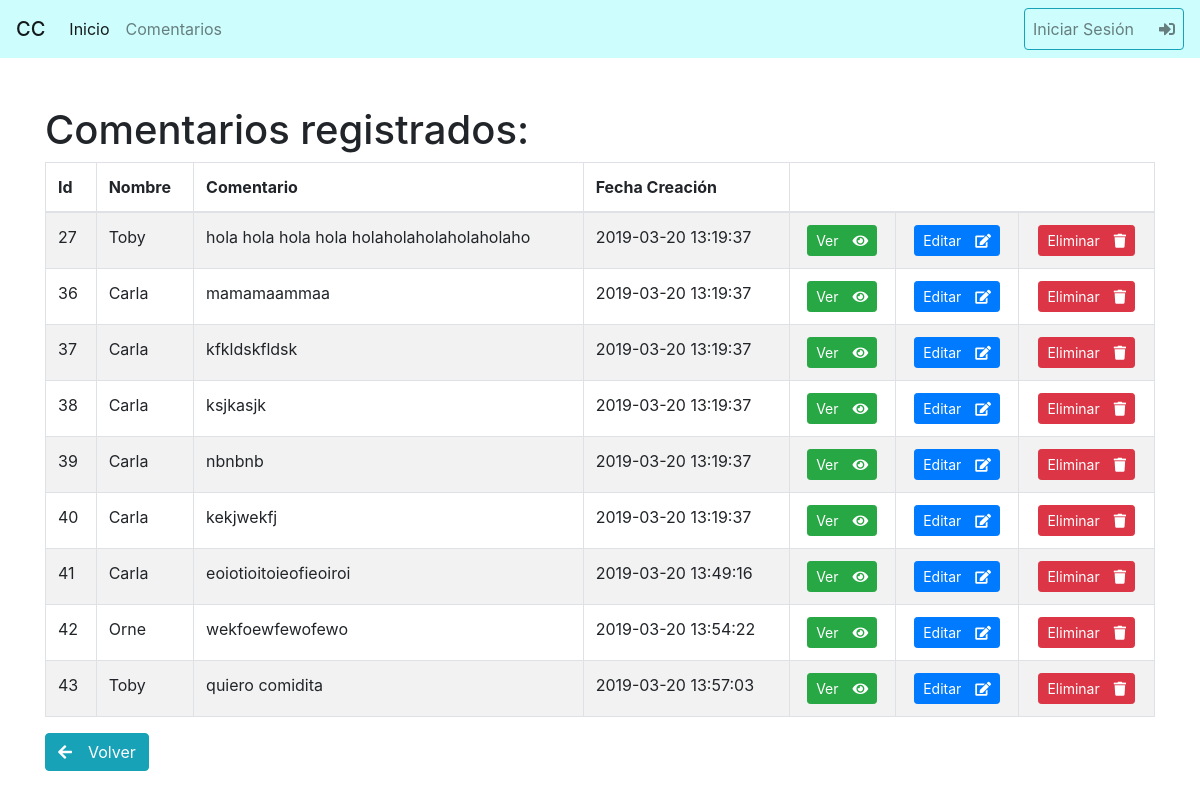
Page /listado_comentarios.php on the committed database.
### tables this page shows
CREATE TABLE `comentarios` (
  `id` int(11) NOT NULL,
  `nombre` varchar(255) NOT NULL,
  `apellido` varchar(255) NOT NULL,
  `email` varchar(255) NOT NULL,
  `comentario` text NOT NULL,
  `fecha_creacion` timestamp NOT NULL DEFAULT CURRENT_TIMESTAMP
);

### listado_comentarios.php (the view, shortened to what this page needs)
<?php
require 'plantillas/cabecera.php';
$con = conectar();
$consulta = $con->query("SELECT id,nombre,comentario,fecha_creacion FROM comentarios ");
$comentarios = $consulta->fetchAll(PDO::FETCH_ASSOC);
?>
    <h1 class="mt-5">Comentarios registrados:</h1>
    <table class="table table-striped table-bordered " cellspacing="10">
        <thead>
        <tr>
            <th>Id</th>
            <th>Nombre</th>
            <th>Comentario</th>
            <th>Fecha Creación</th>
            <th colspan="3"></th>
        </tr>
        </thead>
        <tbody>
        <?php foreach ($comentarios as $comentario): ?>
            <tr>
                <td><?= $comentario['id'] ?></td>
                <td><?= $comentario['nombre'] ?></td>
                <td><?= $comentario['comentario'] ?></td>
                <td><?= $comentario['fecha_creacion'] ?></td>
                <td class="text-center">
                    <form action="<?= ROOT ?>/ver_comentario.php?id=<?= $comentario['id'] ?>" method="post">
                        <button type="submit" class="btn btn-success btn-sm">Ver&emsp;<span class="fa fa-eye"></span>
                        </button>
                    </form>
                </td>
                <td class="text-center">
                    <form action="<?= ROOT ?>/editar_comentario.php?id=<?= $comentario['id'] ?>" method="post">
                        <button type="submit" class="btn btn-primary btn-sm">Editar&emsp;<span
                                    class="fa fa-edit"></span></button>
                    </form>
                </td>
                <td class="text-center">
                    <form action="<?= ROOT ?>/eliminar_comentario.php?id=<?= $comentario['id'] ?>" method="post">
                        <button type="submit" class="btn btn-danger btn-sm">Eliminar&emsp;<span
                                    class="fa fa-trash"></span></button>
                    </form>
                </td>
            </tr>
        <?php endforeach ?>
        </tbody>
    </table>
    <a href="<?= ROOT ?>" class="btn btn-info"><span class="fa fa-arrow-left"></span>&emsp;Volver</a>
<?php require 'plantillas/footer.php'; ?>

### plantillas/cabecera.php (shortened to what this page needs)
<!doctype html>
<html lang="es">
<head>
    <link rel="stylesheet" href="https://stackpath.bootstrapcdn.com/bootstrap/4.3.1/css/bootstrap.min.css"
>
    <link rel="stylesheet" href="https://use.fontawesome.com/releases/v5.7.2/css/all.css"
>
</head>
<body>
<header>
    <nav class="navbar navbar-expand-lg navbar-light" style="background-color: #CEFDFD;">
        <span class="navbar-brand mb-0 h1">CC</span>
        <div class="collapse navbar-collapse" id="navbarNav">
            <ul class="navbar-nav ">
                <li class="nav-item active">
                    <a class="nav-link" href="<?= ROOT ?>/index.php">Inicio<span class="sr-only">(current)</span></a>
                </li>
                <li class="nav-item">
                    <a class="nav-link" href="<?= ROOT ?>/listado_comentarios.php">Comentarios</a>
            </ul>
            <ul class="navbar-nav ml-auto">
                    <?php if ($_SESSION['usuario']): ?>
                        <a href="#" class="text-info text-uppercase">
                            <strong><?= $_SESSION['usuario']['apellido'] ?>, <?= $_SESSION['usuario']['nombre'] ?></strong></a>&emsp;
                        <a href="<?= ROOT ?>/cerrar_sesion.php">
                            <button type="button" class="nav-link btn btn-outline-info my-2 my-sm-0" data-toggle="modal"
                                    data-target="#exampleModal" data-whatever="email@...">
                                Salir &emsp;<i class="fas fa-sign-out-alt"></i>
                            </button>
                        </a>
                    <?php else: ?>
                <button type="button" class="nav-link btn btn-outline-info" data-toggle="modal"
                        data-target="#exampleModal" data-whatever="email@...">
                    Iniciar Sesión &emsp; <i class="fas fa-sign-in-alt"></i>
                </button>
                <?php endif ?>
            </ul>
        </div>
    </nav>
</header>
<div class="container">

### plantillas/footer.php (shortened to what this page needs)
</div>
</body>
</html>

### rows in the picture
comentarios: id "27", nombre "Toby", comentario "hola hola hola hola holaholaholaholaholaho", fecha_creacion "2019-03-20 13:19:37"
comentarios: id "36", nombre "Carla", comentario "mamamaammaa", fecha_creacion "2019-03-20 13:19:37"
comentarios: id "37", nombre "Carla", comentario "kfkldskfldsk", fecha_creacion "2019-03-20 13:19:37"
comentarios: id "38", nombre "Carla", comentario "ksjkasjk", fecha_creacion "2019-03-20 13:19:37"
comentarios: id "39", nombre "Carla", comentario "nbnbnb", fecha_creacion "2019-03-20 13:19:37"
comentarios: id "40", nombre "Carla", comentario "kekjwekfj", fecha_creacion "2019-03-20 13:19:37"
comentarios: id "41", nombre "Carla", comentario "eoiotioitoieofieoiroi", fecha_creacion "2019-03-20 13:49:16"
comentarios: id "42", nombre "Orne", comentario "wekfoewfewofewo", fecha_creacion "2019-03-20 13:54:22"
comentarios: id "43", nombre "Toby", comentario "quiero comidita", fecha_creacion "2019-03-20 13:57:03"
